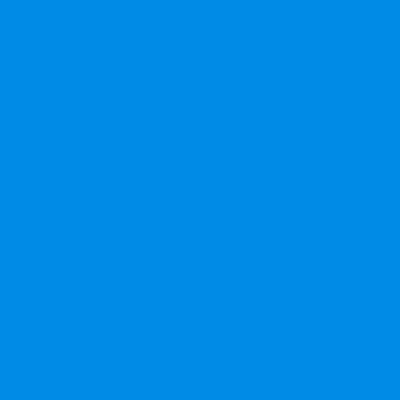
Frame 1 (no input)
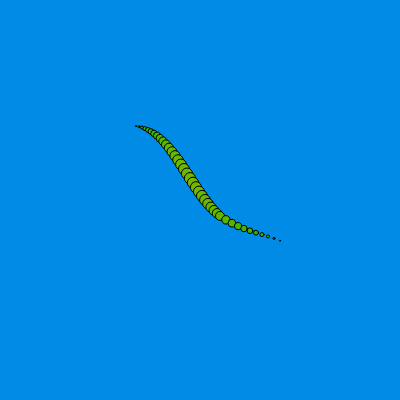
Frame 60 (no input)
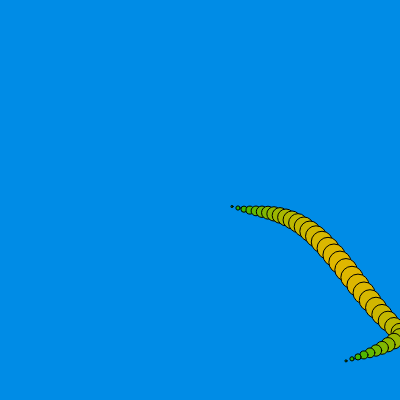
Frame 120 (the mouse pressed at the canvas centre since frame 60)

The p5.js sketch that drew these frames (run headless with seeded random() and noise() and a simulated clock; from frame 60 on, the mouse is pressed at the canvas centre):

// p5.js sketch
// ── sketch.js
let points = 40;
let calc = 0;
let p = [];
let x = 100;
let y = 120;
let xs = 3.0;
let ys = 2.0;

function setup() {
	createCanvas(400, 400);
}

function mover() {
	x += xs;
	y += ys;
}

function checkedges(x, y) {
	if (x < 0 || x > width) {
		xs = -xs;
	}
	if (y < 0 || y > height) {
		ys = -ys;
	}
}

// voegt locaties toe - neemt locaties weg uit de lijst
function storeposition() {
	if (calc < points) {
		p.push(createVector(x, y));
		calc += 1;
	} else {
		p.splice(0, 1);
		calc -= 1;
	}
}

function draw() {
	background(0, 140, 230);
	mover();
	checkedges(x, y);
	storeposition();
	for (let i = 0; i < p.length; i++) {
		let pp = p[i];
		let s = p.length - i;
		let ss = i * s * sin(frameCount / 20.0) * 0.2;
		pp.y += 1.0 * sin(frameCount / 10.0 + i / 15.0);
		fill(abs(ss) * 10.0, 183, 0);
		ellipse(pp.x, pp.y, ss, ss);
	}
}
